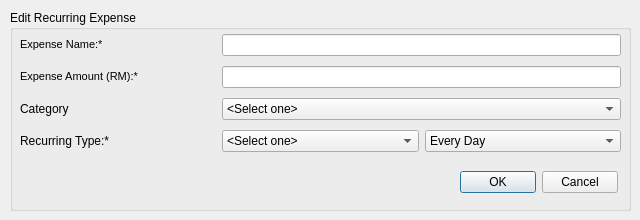
<?xml version="1.0" encoding="UTF-8"?>
<ui version="4.0">
 <class>edit_recur</class>
 <widget class="QDialog" name="edit_recur">
  <property name="geometry">
   <rect>
    <x>0</x>
    <y>0</y>
    <width>640</width>
    <height>220</height>
   </rect>
  </property>
  <property name="windowTitle">
   <string>Edit Recurring Expense - Pers</string>
  </property>
  <widget class="QGroupBox" name="gb_addNew">
   <property name="geometry">
    <rect>
     <x>10</x>
     <y>10</y>
     <width>621</width>
     <height>201</height>
    </rect>
   </property>
   <property name="title">
    <string>Edit Recurring Expense</string>
   </property>
   <widget class="QWidget" name="layoutWidget">
    <property name="geometry">
     <rect>
      <x>10</x>
      <y>20</y>
      <width>601</width>
      <height>129</height>
     </rect>
    </property>
    <layout class="QGridLayout" name="gridLayout">
     <item row="3" column="0">
      <widget class="QLabel" name="lbl_type">
       <property name="text">
        <string>&lt;html&gt;&lt;head/&gt;&lt;body&gt;&lt;p&gt;Recurring Type:&lt;label style=&quot;color:red;&quot;&gt;*&lt;/label&gt;&lt;/p&gt;&lt;/body&gt;&lt;/html&gt;</string>
       </property>
      </widget>
     </item>
     <item row="1" column="1" colspan="2">
      <widget class="QLineEdit" name="txt_amount"/>
     </item>
     <item row="0" column="1" colspan="2">
      <widget class="QLineEdit" name="txt_name"/>
     </item>
     <item row="0" column="0">
      <widget class="QLabel" name="lbl_name">
       <property name="font">
        <font>
         <pointsize>8</pointsize>
        </font>
       </property>
       <property name="text">
        <string>&lt;html&gt;&lt;head/&gt;&lt;body&gt;&lt;p&gt;Expense Name:&lt;label style=&quot;color:red;&quot;&gt;*&lt;/label&gt;&lt;/p&gt;&lt;/body&gt;&lt;/html&gt;</string>
       </property>
      </widget>
     </item>
     <item row="3" column="1">
      <widget class="QComboBox" name="lst_recurType">
       <item>
        <property name="text">
         <string>&lt;Select one&gt;</string>
        </property>
       </item>
       <item>
        <property name="text">
         <string>Daily</string>
        </property>
       </item>
       <item>
        <property name="text">
         <string>Monthly</string>
        </property>
       </item>
       <item>
        <property name="text">
         <string>Yearly</string>
        </property>
       </item>
      </widget>
     </item>
     <item row="1" column="0">
      <widget class="QLabel" name="lbl_amount">
       <property name="font">
        <font>
         <pointsize>8</pointsize>
        </font>
       </property>
       <property name="text">
        <string>&lt;html&gt;&lt;head/&gt;&lt;body&gt;&lt;p&gt;Expense Amount (RM):&lt;label style=&quot;color:red;&quot;&gt;*&lt;/label&gt;&lt;/p&gt;&lt;/body&gt;&lt;/html&gt;</string>
       </property>
      </widget>
     </item>
     <item row="3" column="2">
      <widget class="QComboBox" name="lst_daytype">
       <item>
        <property name="text">
         <string>Every Day</string>
        </property>
       </item>
       <item>
        <property name="text">
         <string>Every Weekday</string>
        </property>
       </item>
       <item>
        <property name="text">
         <string>Every Weekend</string>
        </property>
       </item>
      </widget>
     </item>
     <item row="2" column="0">
      <widget class="QLabel" name="lbl_cat">
       <property name="text">
        <string>Category</string>
       </property>
      </widget>
     </item>
     <item row="2" column="1" colspan="2">
      <widget class="QComboBox" name="lst_cat">
       <item>
        <property name="text">
         <string>&lt;Select one&gt;</string>
        </property>
       </item>
      </widget>
     </item>
    </layout>
    <zorder>lbl_name</zorder>
    <zorder>txt_name</zorder>
    <zorder>lbl_amount</zorder>
    <zorder>lbl_type</zorder>
    <zorder>lst_recurType</zorder>
    <zorder>txt_amount</zorder>
    <zorder>lst_daytype</zorder>
    <zorder>lbl_cat</zorder>
    <zorder>lst_cat</zorder>
   </widget>
   <widget class="QWidget" name="layoutWidget_2">
    <property name="geometry">
     <rect>
      <x>450</x>
      <y>160</y>
      <width>158</width>
      <height>25</height>
     </rect>
    </property>
    <layout class="QHBoxLayout" name="horizontalLayout">
     <item>
      <widget class="QPushButton" name="btn_confirm">
       <property name="text">
        <string>OK</string>
       </property>
      </widget>
     </item>
     <item>
      <widget class="QPushButton" name="btn_cancel">
       <property name="text">
        <string>Cancel</string>
       </property>
      </widget>
     </item>
    </layout>
   </widget>
  </widget>
 </widget>
 <tabstops>
  <tabstop>txt_name</tabstop>
  <tabstop>txt_amount</tabstop>
  <tabstop>lst_cat</tabstop>
  <tabstop>lst_recurType</tabstop>
  <tabstop>lst_daytype</tabstop>
  <tabstop>btn_confirm</tabstop>
  <tabstop>btn_cancel</tabstop>
 </tabstops>
 <resources/>
 <connections/>
</ui>
